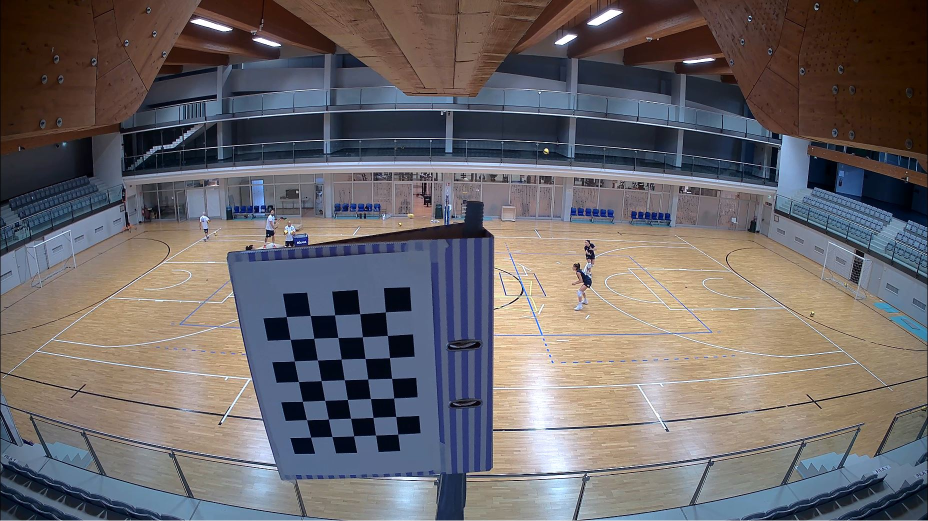
#> input picture samples/2F/Cattura.jpg, 1856 x 1042 px (shown at 1/2 size); its folder holds only this picture in this run
$ jupyter execute 'PHOTO_camera_calibration copy.ipynb'   (shell and % lines are left out)
#> lines starting #> are read from the running program, lines starting #| are printed output that depends on the picture; after the words box and inside, x2 and y2 are one past the last pixel; in counts of white or black regions, pixels touching at a corner belong together
Camera Calibration with OpenCV
===

### Run the code in the cell below to extract object points and image points for camera calibration.

[cell 1]
import numpy as np
import cv2
import glob
import matplotlib.pyplot as plt

CHESS_WIDTH = 7
CHESS_HEIGHT = 5

# prepare object points, like (0,0,0), (1,0,0), (2,0,0) ....,(6,5,0)
objp = np.zeros((CHESS_WIDTH*CHESS_HEIGHT,3), np.float32)
objp[:,:2] = np.mgrid[0:CHESS_WIDTH, 0:CHESS_HEIGHT].T.reshape(-1,2)

# Arrays to store object points and image points from all the images.
objpoints = [] # 3d points in real world space
imgpoints = [] # 2d points in image plane.

new_resolution = (640, 480)

image_paths = glob.glob('samples/2F/*.jpg')

for image_path in image_paths:
    img = cv2.imread(image_path)
#> img is the input picture: shape (1042, 1856, 3); mean B, G, R 104.8, 102.7, 107.8


    # # Resize the frame to the new_resolution
    # img = cv2.resize(img, new_resolution)
    gray = cv2.cvtColor(img, cv2.COLOR_BGR2GRAY)
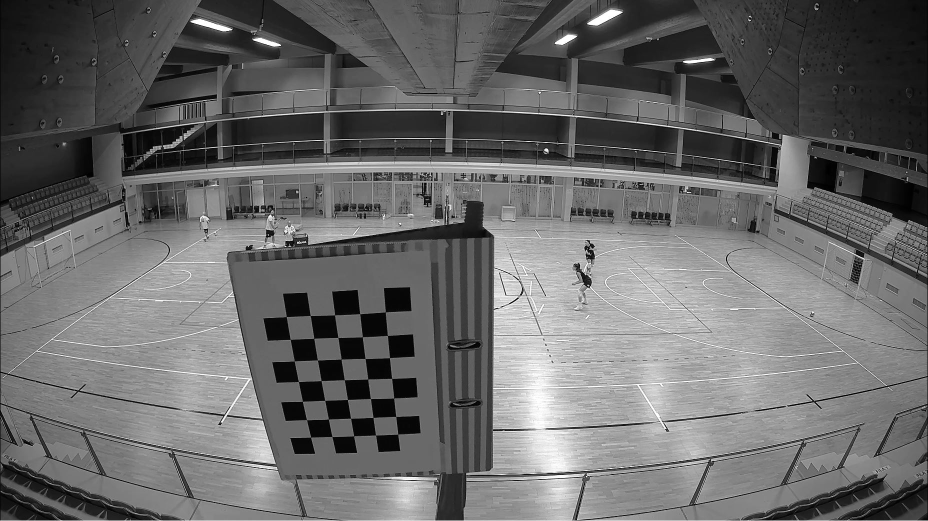
#> gray: shape (1042, 1856) (shown at 1/2 size); min 0, max 255, mean 104.5

    # Find the chessboard corners
    found_corners, corners = cv2.findChessboardCorners(gray, (CHESS_WIDTH, CHESS_HEIGHT), None)
#> found_corners = True; corners = 35 rows, first 8: [771, 624.4], [775.4, 671.6], [779.3, 716.1], [783.7, 757.1], [787.9, 796.7], [792, 833.5], [796.2, 868.5], [720, 628]

    # If found, add object points, image points
    if found_corners == True:
        #Draw and display the corners
        cv2.drawChessboardCorners(img, (CHESS_WIDTH, CHESS_HEIGHT), corners, found_corners)
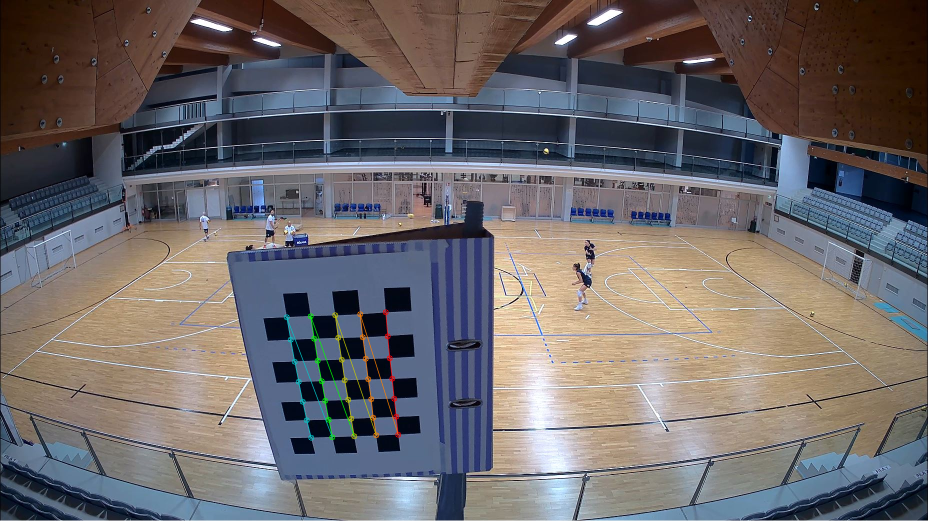
#> img: shape (1042, 1856, 3) (shown at 1/2 size); 0.49% of pixels changed, all inside (x1, y1, x2, y2) = (567, 618, 803, 882)


        objpoints.append(objp) # 3D point in real-world space
        imgpoints.append(corners)


cv2.destroyAllWindows()

### If the above cell ran sucessfully, you should now have `objpoints` and `imgpoints` needed for camera calibration.  Run the cell below to calibrate, calculate distortion coefficients, and test undistortion on an image!

[cell 2]
import pickle
import matplotlib.pyplot as plt

# Test undistortion on an image
img = cv2.imread('samples/prova.PNG')
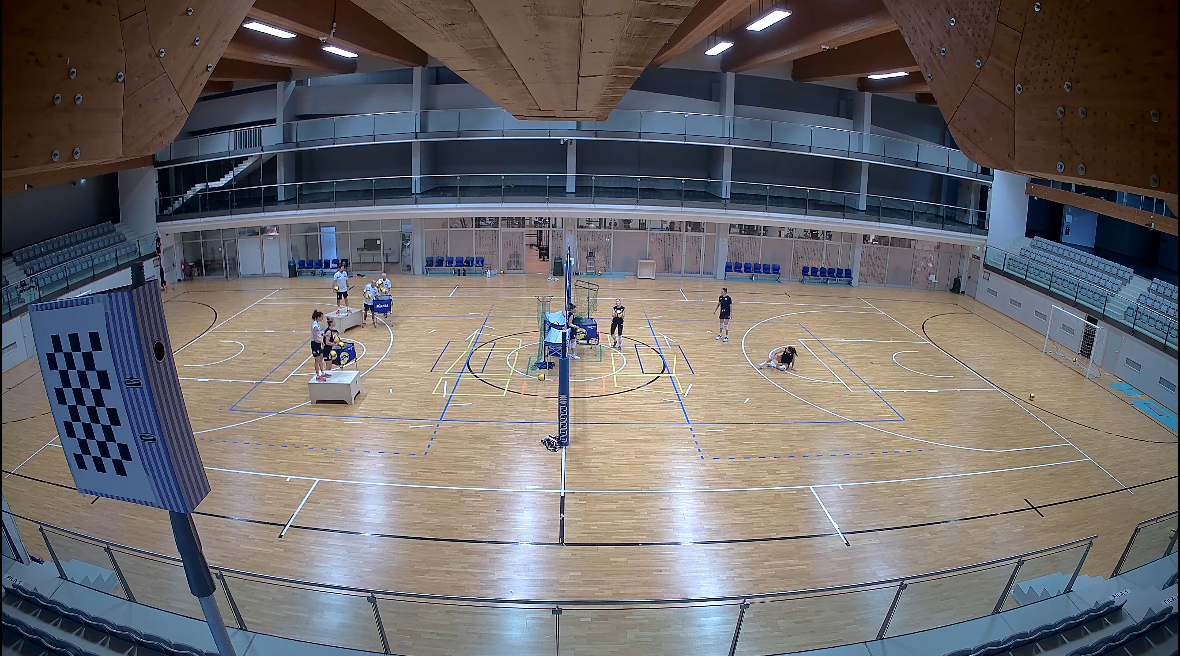
#> input picture samples/prova.PNG, 1180 x 656 px
#> img is the input picture: shape (656, 1180, 3); mean B, G, R 107, 105.8, 109
img_size = (img.shape[1], img.shape[0])
#> img_size = (1180, 656)

# Do camera calibration given object points and image points
ret, mtx, dist, rvecs, tvecs = cv2.calibrateCamera(objpoints, imgpoints, img_size,None,None)
#> ret = 0.631; mtx = [[1823.5, 0, 627.7], [0, 3793.4, 287.7], [0, 0, 1]]; dist = [[4.21, -63.32, -0.27, -0.0223, 361.5]]; rvecs = ([0.862, -0.64, 1.31],); tvecs = ([2.81, 3.33, 35.67],)

new_mtx, roi=cv2.getOptimalNewCameraMatrix(mtx,dist,img_size,1,img_size)
#> new_mtx = [[1993.3, 0, 608.6], [0, 3533.2, 248.1], [0, 0, 1]]; roi = (24, 92, 1123, 514)


undistorted_img = cv2.undistort(img, new_mtx, dist, None, mtx)
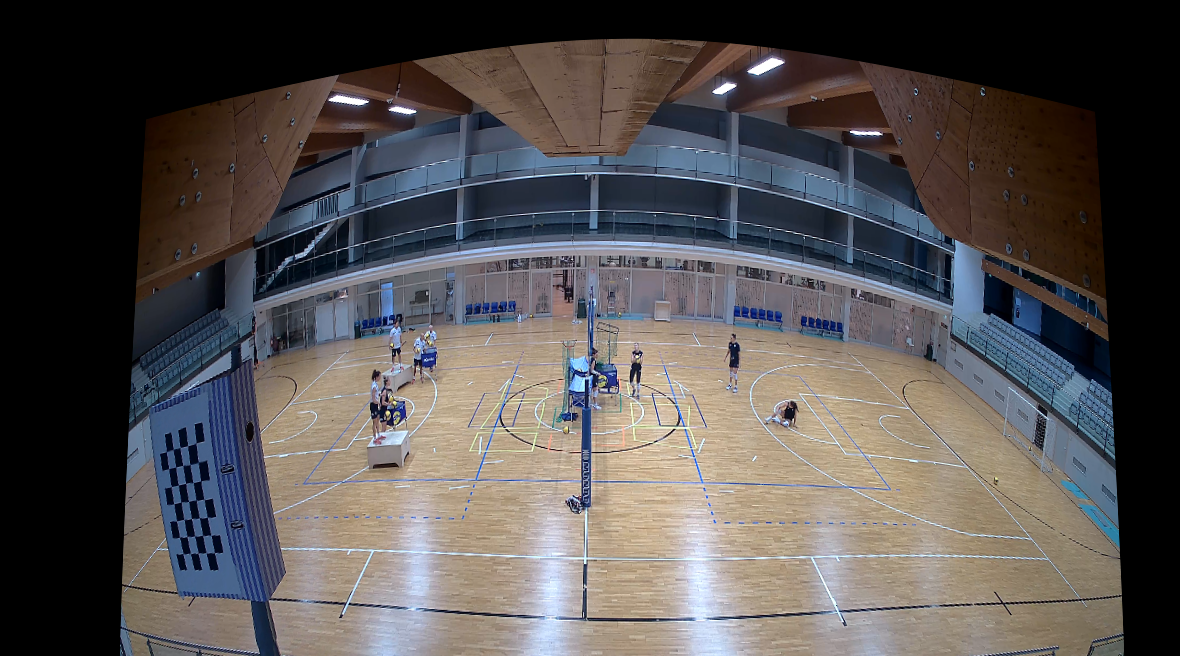
#> undistorted_img: shape (656, 1180, 3); mean B, G, R 80.2, 80.7, 84.8
x, y, w, h = roi
#> x = 24; y = 92; w = 1123; h = 514
undistorted_img = undistorted_img[y:y+h, x:x+w]
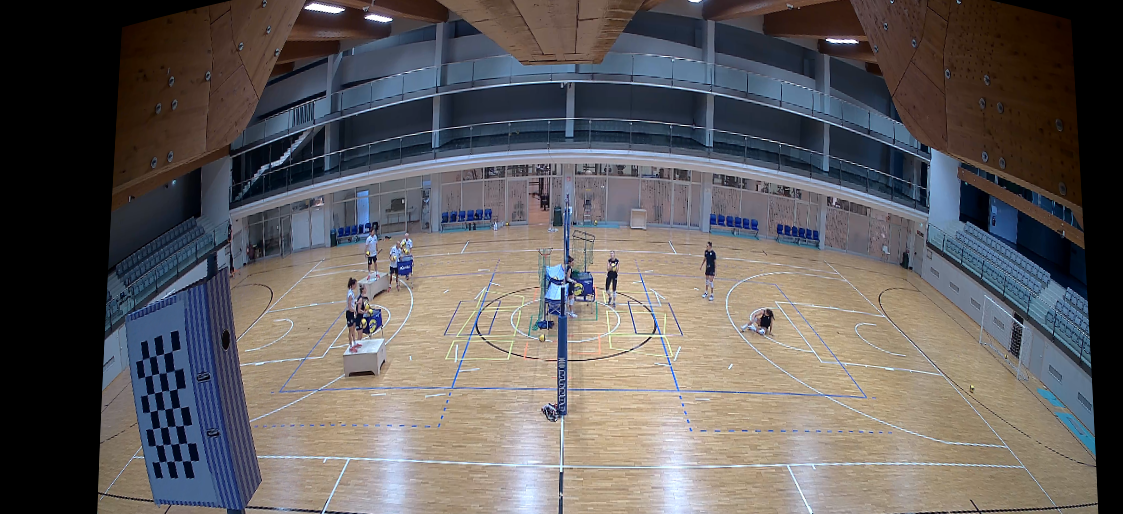
#> undistorted_img: shape (514, 1123, 3); mean B, G, R 92.8, 92.9, 96.9
cv2.imwrite('samples/test_undist.jpg',undistorted_img)

# Save the camera calibration result for later use (we won't worry about rvecs / tvecs)
dist_pickle = {}
dist_pickle["mtx"] = mtx
dist_pickle["dist"] = dist
pickle.dump( dist_pickle, open( "samples/wide_dist_pickle.p", "wb" ) )
#dst = cv2.cvtColor(dst, cv2.COLOR_BGR2RGB)
# Visualize undistortion
f, (ax1, ax2) = plt.subplots(1, 2, figsize=(20,10))
ax1.imshow(img)
ax1.set_title('Original Image', fontsize=30)
ax2.imshow(undistorted_img)
ax2.set_title('Undistorted Image', fontsize=30)
#> figure, not shown here; B, G, R data is drawn as R, G, B
